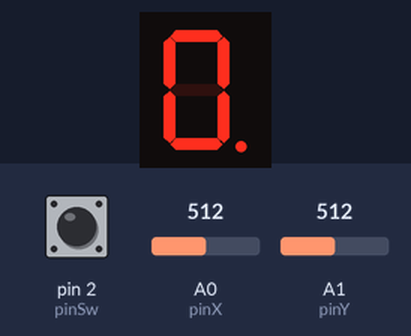
The sketch below on a simulated Arduino Uno, built with avr-gcc and run on an emulated ATmega328P. Parts: 1-digit seven-segment display. Wiring (inferred from the names in the program): 1-digit 7-segment display, segments lit when LOW: segments pin 10, pin 9, pin 8, pin 7, pin 6, pin 5, pin 4, pin 11. The inputs (shaded band) are chosen by the test bench; at power-on: A1 (pinY) = 512, A0 (pinX) = 512, pin 2 (pinSw) HIGH. The segment pins are drawn as the display they are named for.

Above: at 1.6 s.
1.7 s: A1 (pinY) set to 610
At 3.8 s:
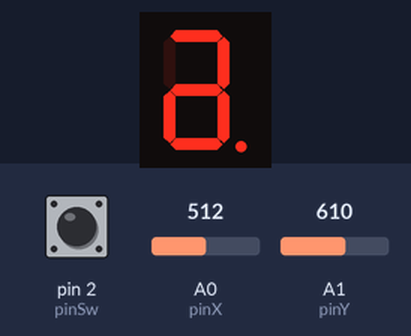
4.7 s: A0 (pinX) set to 414
6.5 s: A0 (pinX) set to 381
At 7.5 s:
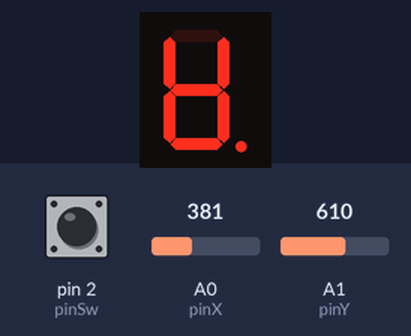
9.5 s: pin 2 (pinSw) pulled LOW for 0.15 s
11.2 s: pin 2 (pinSw) pulled LOW for 1 s
Timing chart, 0 to 14.2 s (numbered marks = the images above; inputs shaded):
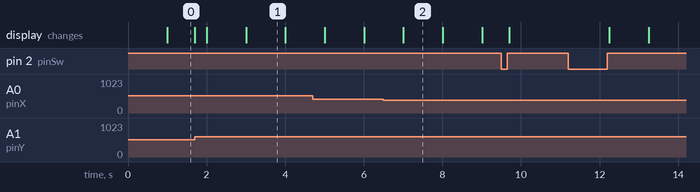

The sketch:

hmw3.ino
```cpp
const int pinA = 4;
const int pinB = 5;
const int pinC = 6;
const int pinD = 7;
const int pinE = 8;
const int pinF = 9;
const int pinG = 10;
const int pinDP = 11;

const int pinX = A0;
const int pinY = A1;
const int pinSw = 2;

const int segSize = 8;
const int noOfPositions = 4;

bool commonAnode = false;

byte joystickOX = LOW;
byte joystickOY1 = LOW;
byte joystickOY2 = LOW;
byte state = HIGH;

int xValue = 0;
int yValue = 0;

int pressJoystick = 0;
int stopPJoystick = 0;

byte swState = HIGH;
byte lastSwState = HIGH;
byte reading = LOW;
unsigned long lastDebounceTime = 0;
const int debounceInterval = 50;
const int longInterval = 5000;  //5s
const int smallInterval = 50;


int segments[segSize] = {
  pinA, pinB, pinC, pinD, pinE, pinF, pinG, pinDP
};

byte statePinA = LOW;
byte statePinB = LOW;
byte statePinC = LOW;
byte statePinD = LOW;
byte statePinE = LOW;
byte statePinF = LOW;
byte statePinG = LOW;
byte statePinDP = LOW;

int posA = 0;
int posB = 1;
int posC = 2;
int posD = 3;
int posE = 4;
int posF = 5;
int posG = 6;
int posDP = 7;
int posUnable = 10;

byte blinkState = LOW;
byte currentSegmentState = LOW;
int currentSegmentPos = posA;
int currentState = 1;

int up = 0;
int down = 1;
int left = 2;
int right = 3;

byte moveMatrix[segSize][noOfPositions] = {
  //up         down       left       right
  { posUnable, posG,      posF,      posB },          // a
  { posA,      posG,      posF,      posUnable },     // b
  { posG,      posD,      posE,      posDP },         // c
  { posG,      posUnable, posE,      posC },          // d
  { posG,      posD,      posUnable, posC },          // e
  { posA,      posG,      posUnable, posB },          // f
  { posA,      posD,      posUnable, posUnable },     // g
  { posUnable, posUnable, posC,      posUnable }      // dp
};

const int minThreshold = 400;
const int maxThreshold = 600;

unsigned long currentMillis;
unsigned long previousMillis = 0;
const unsigned long interval = 1000;  // interval at which to blink

int buttonPress = 0;


void setup() {
  if (commonAnode == true) {
    state = !state;
  }

  pinMode(pinSw, INPUT_PULLUP);

  for (int i = 0; i < segSize; i++) {
    pinMode(segments[i], OUTPUT);
  }

  Serial.begin(9600);
}

/*
  In ledsState() function I attribute to the pin its state.
  If the pin is on the position of the current pin then it will just blink, else it will have his saved state from state 2.
*/
void ledsState() {
  if (currentSegmentPos != posA)
    digitalWrite(pinA, statePinA);

  if (currentSegmentPos != posB)
    digitalWrite(pinB, statePinB);

  if (currentSegmentPos != posC)
    digitalWrite(pinC, statePinC);

  if (currentSegmentPos != posD)
    digitalWrite(pinD, statePinD);

  if (currentSegmentPos != posE)
    digitalWrite(pinE, statePinE);

  if (currentSegmentPos != posF)
    digitalWrite(pinF, statePinF);

  if (currentSegmentPos != posG)
    digitalWrite(pinG, statePinG);

  if (currentSegmentPos != posDP)
    digitalWrite(pinDP, statePinDP);

  digitalWrite(segments[currentSegmentPos], currentSegmentState);//the segment that blinks


}

void blinking() {
  currentMillis = millis();

  if (currentMillis - previousMillis > interval && blinkState == LOW) { //if the system is in state 1 then I let it to blink on the given interval
    previousMillis = currentMillis;
    if (currentSegmentState == HIGH) //the change of states
      currentSegmentState = LOW;
    else
      currentSegmentState = HIGH;
  }
}


/*
  neighbours() function show the movement from one segment (the blinking one) to its neighbours.
  The new currentSegment (the one who blinks) is determined with the moveMatrix.
  This function is available just in state 1.
*/
void neighbours() {

  if (xValue < minThreshold &&  moveMatrix[currentSegmentPos][down] != posUnable && currentState == 1 && joystickOX == LOW) {
    currentSegmentPos = moveMatrix[currentSegmentPos][down];
    joystickOX = HIGH;
  }
  else if (xValue > maxThreshold &&  moveMatrix[currentSegmentPos][up] != posUnable && currentState == 1 && joystickOX == LOW) {
    currentSegmentPos = moveMatrix[currentSegmentPos][up];
    joystickOX = HIGH;
  }
  else if (xValue > minThreshold && xValue < maxThreshold && currentState == 1 && joystickOX == HIGH) {
    joystickOX = LOW;
  }

  if (yValue < minThreshold &&  moveMatrix[currentSegmentPos][left] != posUnable && currentState == 1 && joystickOY1 == LOW) {
    currentSegmentPos = moveMatrix[currentSegmentPos][left];
    joystickOY1 = HIGH;
  }
  else if (yValue > maxThreshold  && moveMatrix[currentSegmentPos][right] != posUnable && currentState == 1 && joystickOY1 == LOW) {
    currentSegmentPos = moveMatrix[currentSegmentPos][right];
    joystickOY1 = HIGH;
  }
  else if (yValue > minThreshold && yValue < maxThreshold && currentState == 1 && joystickOY1 == HIGH) {
    joystickOY1 = LOW;
  }
}


/*
  When the button is pressed for more than 5s then the system is reset,
  when the button is pressed for short time the number of presses increases:
  if it is even then the system goes to state 1, otherwise to state 2.
*/
void button() {

  if (reading != lastSwState) {
    lastDebounceTime = millis();
  }

  if (millis() - lastDebounceTime > debounceInterval) {

    if (reading != swState) {
      swState = reading;
      if (swState == LOW) {
        pressJoystick = millis();
      }
      else {
        stopPJoystick = millis();
      }

      if(stopPJoystick - pressJoystick > longInterval && currentState == 1) {
        statePinA = LOW;
        statePinB = LOW;
        statePinC = LOW;
        statePinD = LOW;
        statePinE = LOW;
        statePinF = LOW;
        statePinG = LOW;
        statePinDP = LOW;
        currentSegmentPos = posDP;
      }
      else if (stopPJoystick - pressJoystick > smallInterval) {
        buttonPress = buttonPress + 1;
        if (buttonPress %2 == 0) {
          blinkState = LOW;
          currentState = 1;
        }
        else {
          blinkState = HIGH;
          currentState = 2;
        }
      }
    }
  }

  lastSwState = reading;

}

/*
  I used OY axis (left - HIGH, right - LOW)
  This function is available just in state 2.
*/
void state2Logic(){

  if (yValue > maxThreshold && currentState == 2 && joystickOY2 == LOW) {
    currentSegmentState = LOW;
    if (currentSegmentPos == posA) {
      statePinA = LOW;
    }

    else if (currentSegmentPos == posB) {
      statePinB = LOW;
    }

    else if (currentSegmentPos == posC) {
      statePinC = LOW;
    }

    else if (currentSegmentPos == posD) {
      statePinD = LOW;
    }

    else if (currentSegmentPos == posE) {
      statePinE = LOW;
    }

    else if (currentSegmentPos == posF) {
      statePinF = LOW;
    }

    else if (currentSegmentPos == posG) {
      statePinG = LOW;
    }

    else if (currentSegmentPos == posDP) {
      statePinDP = LOW;
    }
    joystickOY2 = HIGH;

  }
  else if (yValue < minThreshold && currentState == 2 && joystickOY2 == LOW){
    currentSegmentState = HIGH;
    if (currentSegmentPos == posA) {
      statePinA = HIGH;

    }

    else if (currentSegmentPos == posB) {
      statePinB = HIGH;

    }

    else if (currentSegmentPos == posC) {
      statePinC = HIGH;

    }

    else if (currentSegmentPos == posD) {
      statePinD = HIGH;


    }

    else if (currentSegmentPos == posE) {
      statePinE = HIGH;
    }

    else if (currentSegmentPos == posF) {
      statePinF = HIGH;
    }

    else if (currentSegmentPos == posG) {
      statePinG = HIGH;
    }

    else if (currentSegmentPos == posDP) {
      statePinDP = HIGH;
    }
    joystickOY2 = HIGH;
  }
  else if (yValue > minThreshold && yValue < maxThreshold && currentState == 2 && joystickOY2 == HIGH) {
    joystickOY2 = LOW;
  }
}
void loop() {

  ledsState();
  blinking();

  xValue = analogRead(pinX);
  yValue = analogRead(pinY);

  neighbours();
  reading = digitalRead(pinSw);
  button();
  state2Logic();

}
```

Measured:
- the behaviour switches between 400 and 399 on A0 (pinX) (found by bisection; images 1 and 2)
- after the input at 1.7 s, the display: changes at once (image 1)
- after the input at 6.5 s, the display: changes after 0.51 s (image 2)
- what the display in image 1 shows lasts 1.0 s, from 3.0 s to 4.0 s
